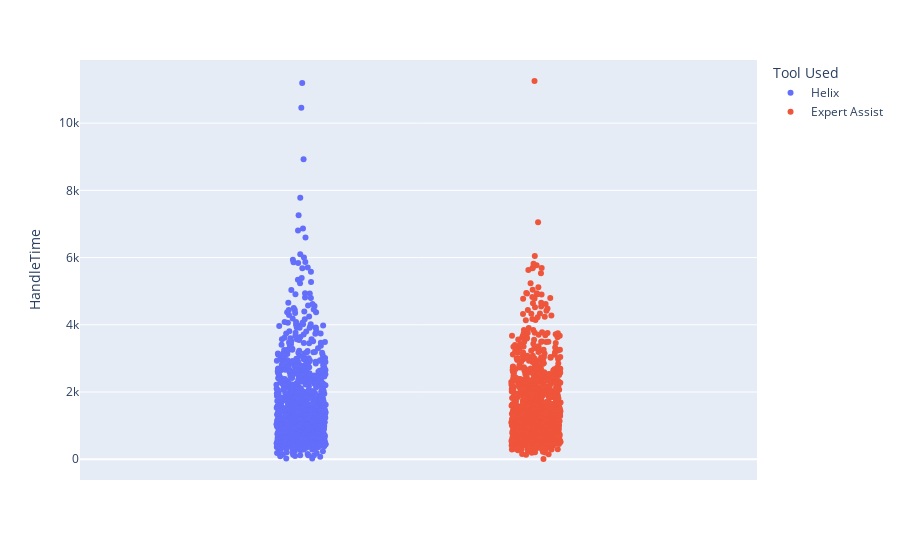
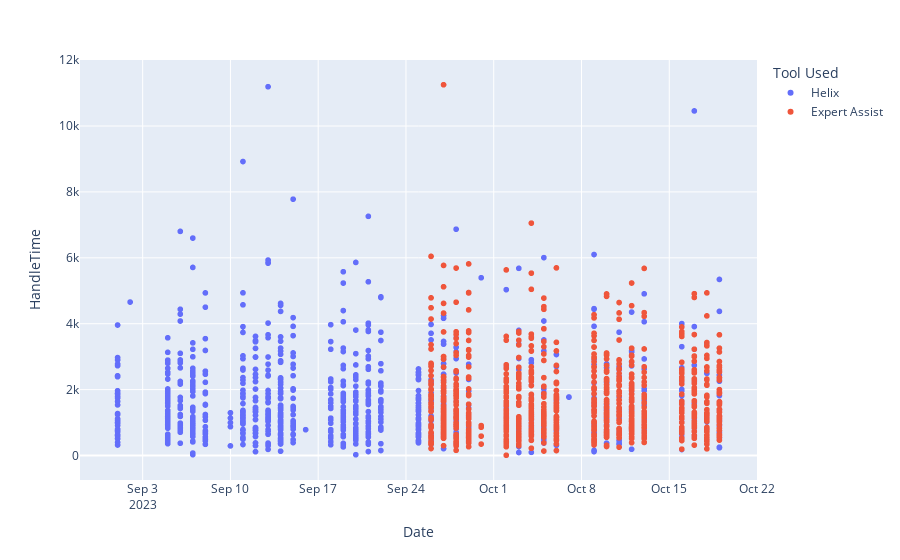
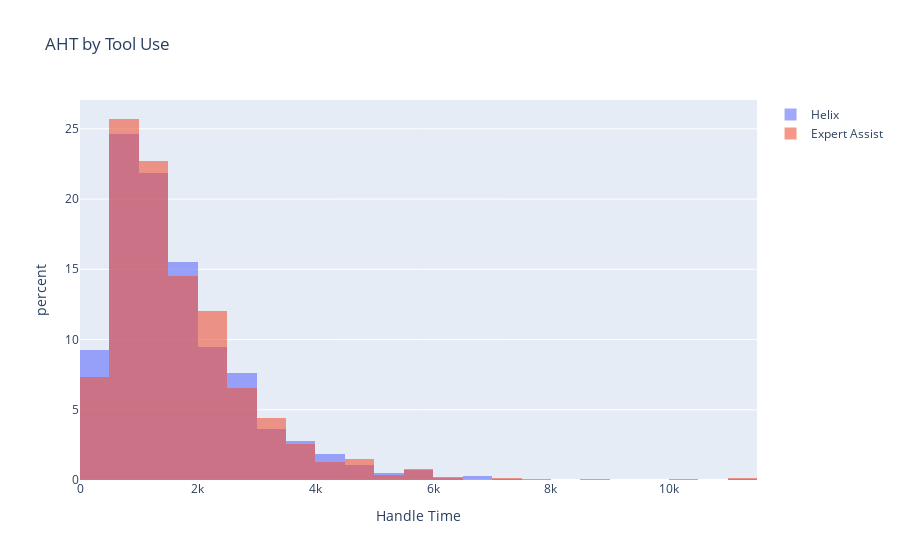

Here is the notebook cell these charts were saved with, in order:
### Code cell
df = dfp.copy()
conds = [np.logical_and(df['HelixSearches']>=1,df['ExpertAssistSearches']>=1),df['ExpertAssistSearches']>=1,df['HelixSearches']>=1]
choices=['Both','Expert Assist','Helix']
df['Tool Used'] = np.select(condlist=conds,choicelist=choices,default='None')
px.strip(df[df['Tool Used'].isin(['Expert Assist','Helix'])].copy(),y='HandleTime',hover_data=['Date'],color='Tool Used').show()
px.scatter(df[df['Tool Used'].isin(['Expert Assist','Helix'])].copy(),y='HandleTime',x='Date',color='Tool Used').show()
df = df.pivot(columns='Tool Used',values='HandleTime')

overlaid_histogram(df,
    seriesNameList=['Helix','Expert Assist'],
    x_axisTitle='Handle Time',title='AHT by Tool Use',
    bins=30,
    histnorm='percent')

del df, conds, choices

### Figure 1 — Plotly figure (JSON) as saved in the notebook; plotly's stock layout.template omitted (floating-point values rounded to 4 significant figures; data arrays with more than 128 entries replaced by an {"elided": "..."} marker saying what was removed)
{"data": [{"alignmentgroup": "True", "boxpoints": "all", "customdata": {"elided": "961x1 str values"}, "fillcolor": "rgba(255,255,255,0)", "hoveron": "points", "hovertemplate": "Tool Used=Helix<br>HandleTime=%{y}<br>Date=%{customdata[0]}<extra></extra>", "legendgroup": "Helix", "line": {"color": "rgba(255,255,255,0)"}, "marker": {"color": "#636efa"}, "name": "Helix", "offsetgroup": "Helix", "orientation": "v", "pointpos": 0, "showlegend": true, "type": "box", "x0": " ", "xaxis": "x", "y": {"elided": "961 int values"}, "y0": " ", "yaxis": "y"}, {"alignmentgroup": "True", "boxpoints": "all", "customdata": {"elided": "930x1 str values"}, "fillcolor": "rgba(255,255,255,0)", "hoveron": "points", "hovertemplate": "Tool Used=Expert Assist<br>HandleTime=%{y}<br>Date=%{customdata[0]}<extra></extra>", "legendgroup": "Expert Assist", "line": {"color": "rgba(255,255,255,0)"}, "marker": {"color": "#EF553B"}, "name": "Expert Assist", "offsetgroup": "Expert Assist", "orientation": "v", "pointpos": 0, "showlegend": true, "type": "box", "x0": " ", "xaxis": "x", "y": {"elided": "930 int values"}, "y0": " ", "yaxis": "y"}], "layout": {"boxmode": "group", "legend": {"title": {"text": "Tool Used"}, "tracegroupgap": 0}, "margin": {"t": 60}, "xaxis": {"anchor": "y", "domain": [0, 1]}, "yaxis": {"anchor": "x", "domain": [0, 1], "title": {"text": "HandleTime"}}}}

### Figure 2 — Plotly figure (JSON) as saved in the notebook; plotly's stock layout.template omitted (floating-point values rounded to 4 significant figures; data arrays with more than 128 entries replaced by an {"elided": "..."} marker saying what was removed)
{"data": [{"hovertemplate": "Tool Used=Helix<br>Date=%{x}<br>HandleTime=%{y}<extra></extra>", "legendgroup": "Helix", "marker": {"color": "#636efa", "symbol": "circle"}, "mode": "markers", "name": "Helix", "showlegend": true, "type": "scattergl", "x": {"elided": "961 str values"}, "xaxis": "x", "y": {"elided": "961 int values"}, "yaxis": "y"}, {"hovertemplate": "Tool Used=Expert Assist<br>Date=%{x}<br>HandleTime=%{y}<extra></extra>", "legendgroup": "Expert Assist", "marker": {"color": "#EF553B", "symbol": "circle"}, "mode": "markers", "name": "Expert Assist", "showlegend": true, "type": "scattergl", "x": {"elided": "930 str values"}, "xaxis": "x", "y": {"elided": "930 int values"}, "yaxis": "y"}], "layout": {"legend": {"title": {"text": "Tool Used"}, "tracegroupgap": 0}, "margin": {"t": 60}, "xaxis": {"anchor": "y", "domain": [0, 1], "title": {"text": "Date"}}, "yaxis": {"anchor": "x", "domain": [0, 1], "title": {"text": "HandleTime"}}}}

### Figure 3 — Plotly figure (JSON) as saved in the notebook; plotly's stock layout.template omitted (floating-point values rounded to 4 significant figures; data arrays with more than 128 entries replaced by an {"elided": "..."} marker saying what was removed)
{"data": [{"histnorm": "percent", "name": "Helix", "nbinsx": 30, "opacity": 0.6, "type": "histogram", "x": {"elided": "14867 int values"}}, {"histnorm": "percent", "name": "Expert Assist", "nbinsx": 30, "opacity": 0.6, "type": "histogram", "x": {"elided": "14867 int values"}}], "layout": {"barmode": "overlay", "title": {"text": "AHT by Tool Use"}, "xaxis": {"title": {"text": "Handle Time"}}, "yaxis": {"title": {"text": "percent"}}}}
